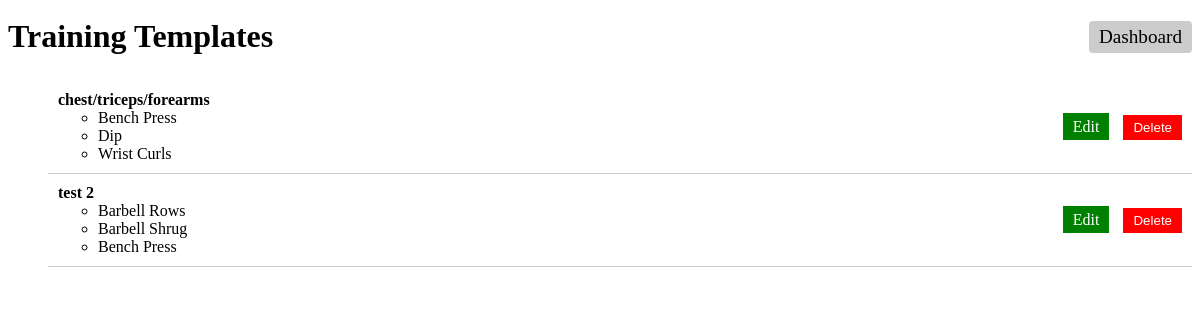
The page /training-templates/ on the database as committed earlier.
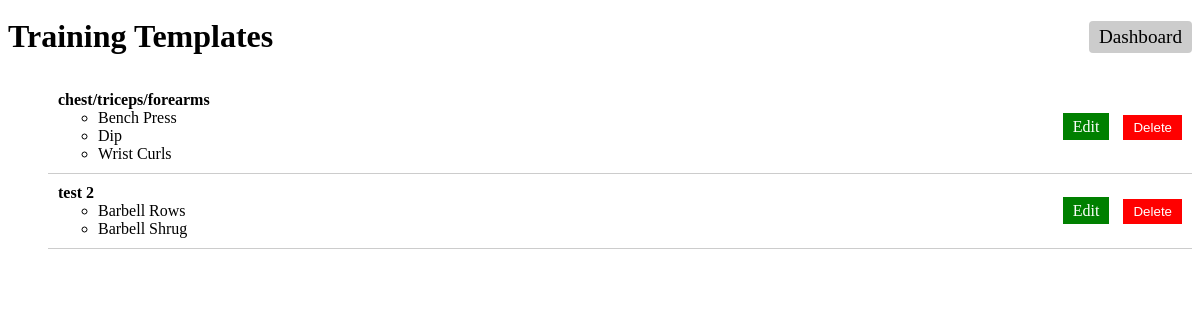
The same page on the database as committed later.
### training_templates/models.py (models this page shows, shortened)
class TrainingTemplate(models.Model):
    name = models.CharField(max_length=100)
    exercises = models.ManyToManyField(Exercise, through='ExerciseOrder')

class ExerciseOrder(models.Model):
    training_template = models.ForeignKey(TrainingTemplate, on_delete=models.CASCADE)
    exercise = models.ForeignKey(Exercise, on_delete=models.CASCADE)
    order = models.PositiveIntegerField()
    class Meta:
        ordering = ['order']

### exercises/models.py (models this page shows, shortened)
class Exercise(models.Model):
    name = models.CharField(max_length=100)
    main_body_part = models.ForeignKey(BodyPart, on_delete=models.CASCADE, related_name='main_body_exercises')
    additional_body_parts = models.ManyToManyField(BodyPart, related_name='additional_body_exercises', blank=True)
    class Meta:
        ordering = ['name']  # Specify ordering by name

### training_templates/views.py (the view)
# urls.py: path('', training_template_list, name='training_template_list'),
def training_template_list(request):
    templates = TrainingTemplate.objects.all()
    template_exercises = [(template, ExerciseOrder.objects.filter(training_template=template).order_by('order'))
                          for template in templates]
    return render(request, 'training_templates/training_template_list.html', {'template_exercises': template_exercises})

### training_templates/templates/training_templates/training_template_list.html (shortened to what this page needs)
<!DOCTYPE html>
<html>
<head>
    {% load static %}
    <link rel="stylesheet" type="text/css" href="{% static 'training_templates/styles.css' %}">
</head>
<body>
    <div class="header">
        <h1>Training Templates</h1>
        <a href="/" class="dashboard-link">Dashboard</a>
    </div>
    <ul>
        {% for template, exercises_in_order in template_exercises %}
            <li class="list-item">
                <div>
                    <strong>{{ template.name }}</strong>
                    <ul>
                        {% for exercise_order in exercises_in_order %}
                            <li>{{ exercise_order.exercise.name }}</li>
                        {% endfor %}
                    </ul>
                </div>
                <div>
                    <a href="{% url 'edit_training_template' template.id %}" class="button edit-button">Edit</a>
                    <form method="post" action="{% url 'delete_template' template.id %}" style="display:inline;">
                        <button type="submit" class="button delete-button">Delete</button>
                    </form>
                </div>
            </li>
        {% endfor %}
    </ul>
</body>
</html>

Rows that differ between the two databases and show on the page:
removed ExerciseOrder: exercise.name "Bench Press", shown under TrainingTemplate "test 2"
